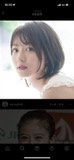
#> input picture test_imgs/IMG_2450.jpg, 74 x 160 px; its folder holds only this picture in this run
$ python main.py
#> lines starting #> are read from the running program, lines starting #| are printed output that depends on the picture
#> the answer given: test_imgs
#> the answer given: test_imgs/IMG_2450.jpg
#> in ImgResizeSquare, img is the input picture: PIL image 74x160 RGB; mean R, G, B 102.8, 98.9, 97.4
import os
from PIL import Image

# 画像の中心を切り出し
def CropCenter(img, target_width, target_height, amt_shift):
#> called with target_width = 74, target_height = 74, amt_shift = -100
    return img.crop(((img.width - target_width) // 2,
     (img.height - target_height) // 2 + amt_shift,
     (img.width + target_width) // 2,
     (img.height + target_height) // 2 + amt_shift))
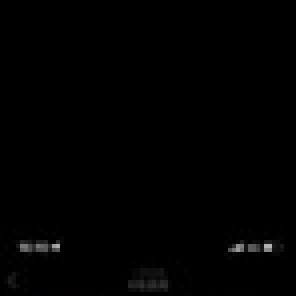
#> returned value: PIL image 74x74 RGB (shown 4 times larger); mean R, G, B 1.1, 1.1, 1.1


# 最大サイズの正方形切り出し
def CropMaxSquare(img, amt_shift):
    return CropCenter(img, min(img.size), min(img.size), amt_shift)

# アスペクト比維持リサイズ
def KeepAspectImg(img, target_width, target_height):
#> called with target_width = 256, target_height = 256
    x_ratio = target_width / img.width
#> x_ratio = 3.46
    y_ratio = target_height / img.height
#> y_ratio = 3.46

    if x_ratio < y_ratio:
        resize_size = (target_width, round(img.height * x_ratio))
    else :
        resize_size = (round(img.width * y_ratio), target_height)
#> resize_size = (256, 256)


    resized_img = img.resize(resize_size)

    return resized_img


# 正方形切り出しの画像リサイズmaster
def ImgResizeSquare(i_path, o_path, target_width, target_height, amt_shift):

    files = os.listdir(i_path)

    for file in files:
        try:
            img = Image.open(os.path.join(i_path, file))
        except Exception as e:
            print("cannot open " + str(file))

        # 最大サイズの正方形切り出し → 目的のサイズへリサイズ
        cropped_img = CropMaxSquare(img, amt_shift)
        resized_img = KeepAspectImg(cropped_img, target_width, target_height)

        # 画像保存
        resized_img.save(os.path.join(o_path, file))

# 入力パス, 出力パスをコンソールの入力として取得
def GetInputOutputPath():

    print("入力画像フォルダのパス")
    i_path = input(">> ")

    print("出力先フォルダのパス")
    o_path = input(">> ")

    return i_path, o_path


if __name__ == "__main__":

    RESIZE_WIDTH_DEFAULT = 256
    RESIZE_HEIGHT_DEFAULT = 256

    # 正方形切り出しの位置を上げる量 負: 上へシフト, 正: 下へシフト
    AMOUNT_SHIFT = -100

    # 入力, 出力のパス取得
    i_path, o_path = GetInputOutputPath()

    ImgResizeSquare(i_path, o_path, RESIZE_WIDTH_DEFAULT, RESIZE_HEIGHT_DEFAULT, AMOUNT_SHIFT)
